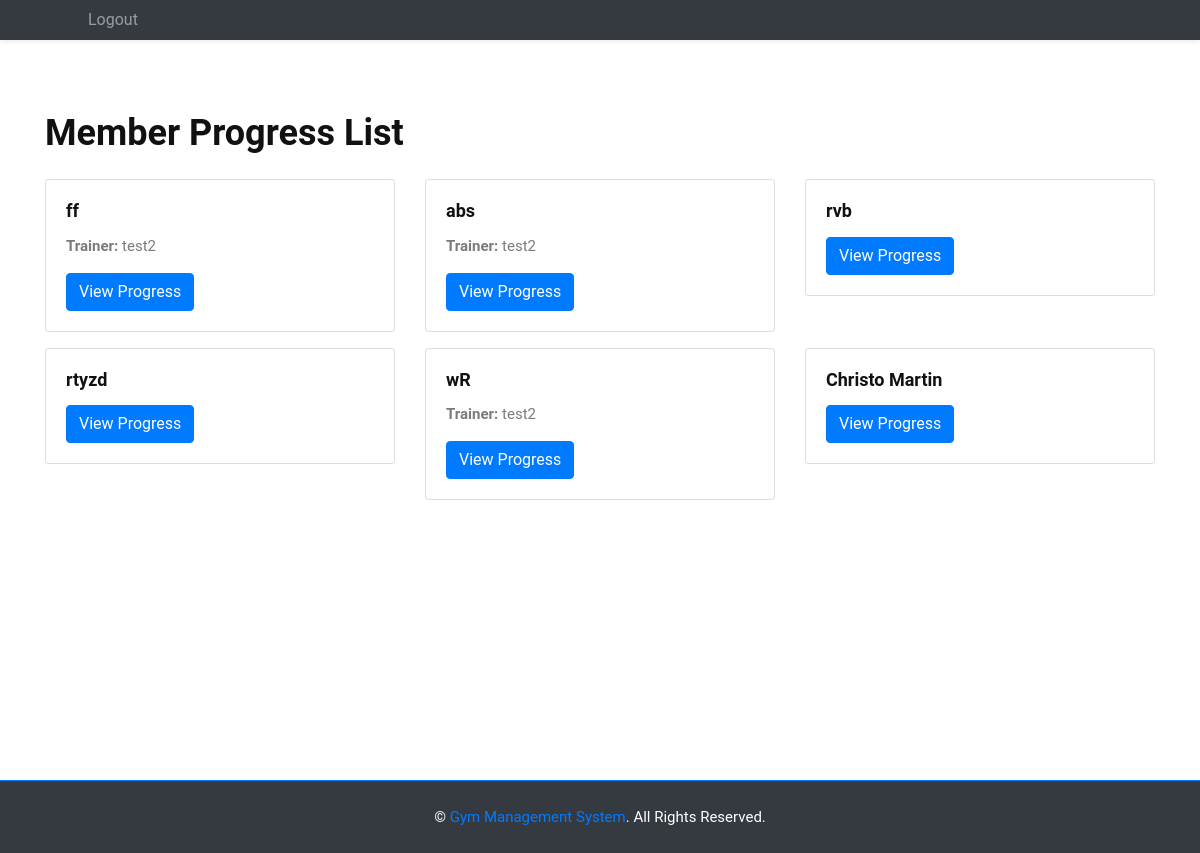
Page /dashboard/progress/list/ (signed in) on the earlier database version.
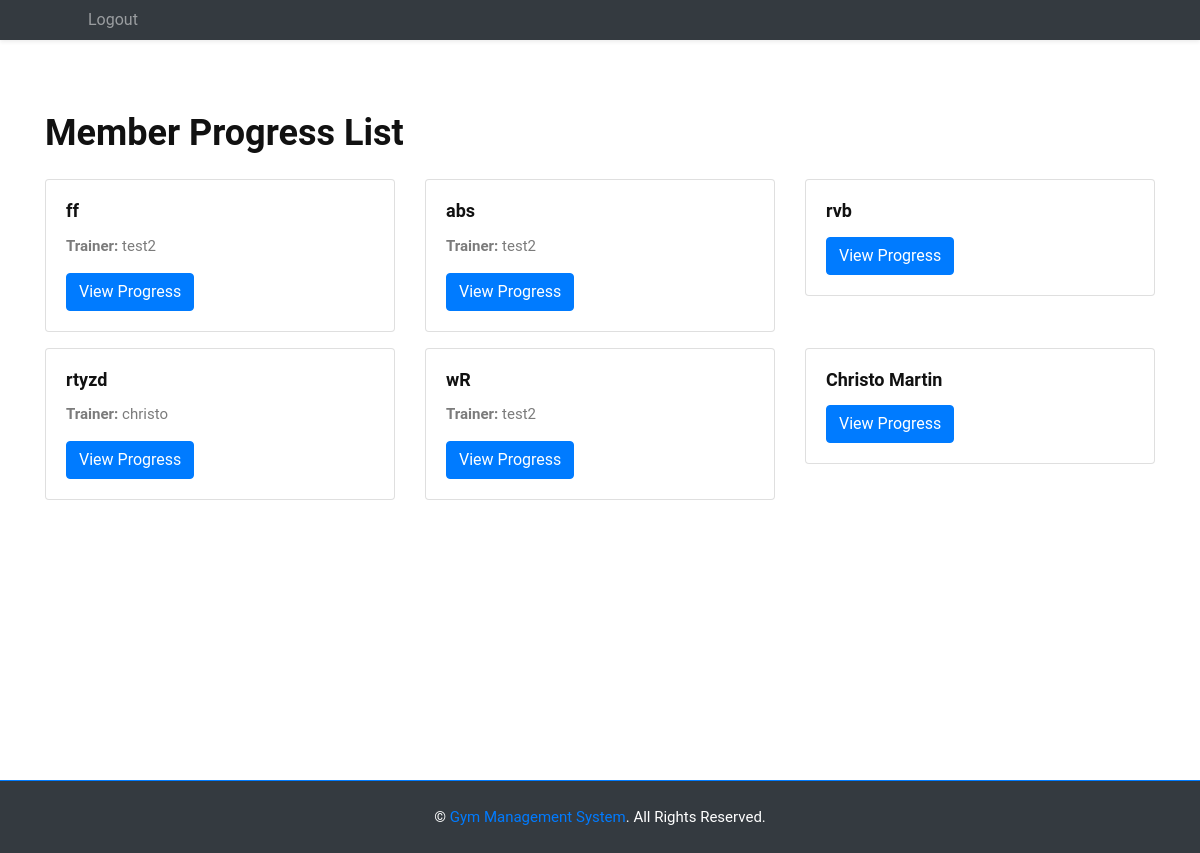
Same page on the later database version.
### users/models.py (models this page shows)
class CustomUser(AbstractUser):
    role = models.CharField(max_length=10, choices=ROLE_CHOICES, default='member')
    name = models.CharField(max_length=100, blank=True, default="")         # ✅ No NULL issues
    age = models.IntegerField(null=True, blank=True)                         # ✅ Optional
    phone = models.CharField(max_length=10, blank=True, default="")          # ✅ No NULL issues
    address = models.TextField(blank=True, default="Not Provided")           # ✅ No NULL issues
    weight = models.FloatField(null=True, blank=True)                        # ✅ Optional
    height = models.FloatField(null=True, blank=True)                        # ✅ Optional
    experience = models.IntegerField(null=True, blank=True)                  # ✅ Optional
    trainer = models.ForeignKey(
        'self',
        on_delete=models.SET_NULL,
        null=True,
        blank=True,
        limit_choices_to={'role': 'trainer'},
        related_name='assigned_members'
    )

### dashboard/views.py (the view)
# urls.py: path('progress/list/', views.progress_list, name='progress_list'),
@login_required
def progress_list(request):
    if request.user.role == 'trainer':
        members = CustomUser.objects.filter(trainer=request.user, role='member')
    elif request.user.role == 'member':
        members = [request.user]
    else:
        members = CustomUser.objects.filter(role='member')
    return render(request, 'progress_list.html', {'members': members})

### templates/progress_list.html (shortened to what this page needs)
{% extends 'base.html' %}
{% load static %}
{% block content %}
<div class="container mt-4">
    <h2>Member Progress List</h2>
    <div class="row mt-4">
        {% for member in members %}
        <div class="col-md-4 mb-3">
            <div class="card">
                <div class="card-body">
                    <h5 class="card-title">{{ member.name|default:member.username }}</h5>
                    <p class="card-text">
                        {% if member.trainer %}
                            <strong>Trainer:</strong> {{ member.trainer.name|default:member.trainer.username }}
                        {% endif %}
                    </p>
                    <div class="btn-group">
                        <a href="{% url 'view_progress' member.id %}" class="btn btn-primary">View Progress</a>
                    </div>
                </div>
            </div>
        </div>
        {% empty %}
        <div class="col-12">
            <div class="alert alert-info">
                No members found.
            </div>
        </div>
        {% endfor %}
    </div>
</div>
{% endblock %}

Differences in the rows shown:
changed CustomUser "rtyzd": trainer_id empty → 12 (drawn); trainer.name (not shown) → "christo"
